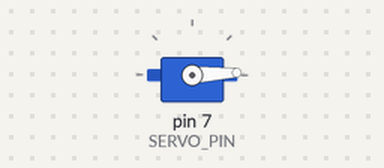
The sketch below on a simulated Arduino Uno, built with avr-gcc and run on an emulated ATmega328P. On the bench: servo.

Above: at 0.05 s.
At 1.3 s:
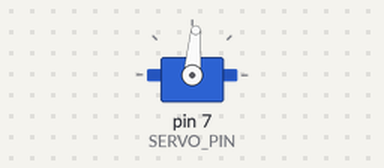
At 2.6 s:
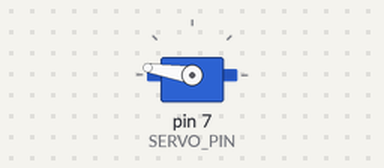
At 5.2 s:
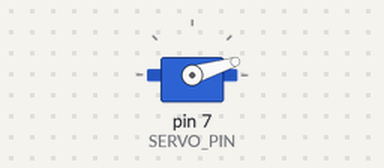
Timing chart, 0 to 7.1 s (numbered marks = the images above):
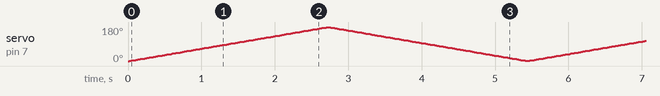

The sketch:

ServoSweep.ino
```cpp
// Sweep through all the possible positions for two servos.
// Useful as a simple test program.

#include <Servo.h>

// Pin assignments
const int SERVO_PIN = 7;

Servo Servo1;

// variable to store the servo position
int pos = 0;

void setup() {
  // sets servo on the specified pin to be controlled
  Servo1.attach(SERVO_PIN);
}

void loop() {
  // rotate in one direction
  // goes from 0 degrees to 180 degrees in steps of 1 degree
  // tell servo to go to position in variable 'pos'
  for (int pos = 0; pos < 180; pos += 1) {
    Servo1.write(pos);

    // waits 15ms for the servo to reach the position
    delay(15);
  }

  // rotate in the opposite direction
  for (int pos = 180; pos >= 1; pos -= 1) {
    Servo1.write(pos);
    delay(15);
  }
}
```
